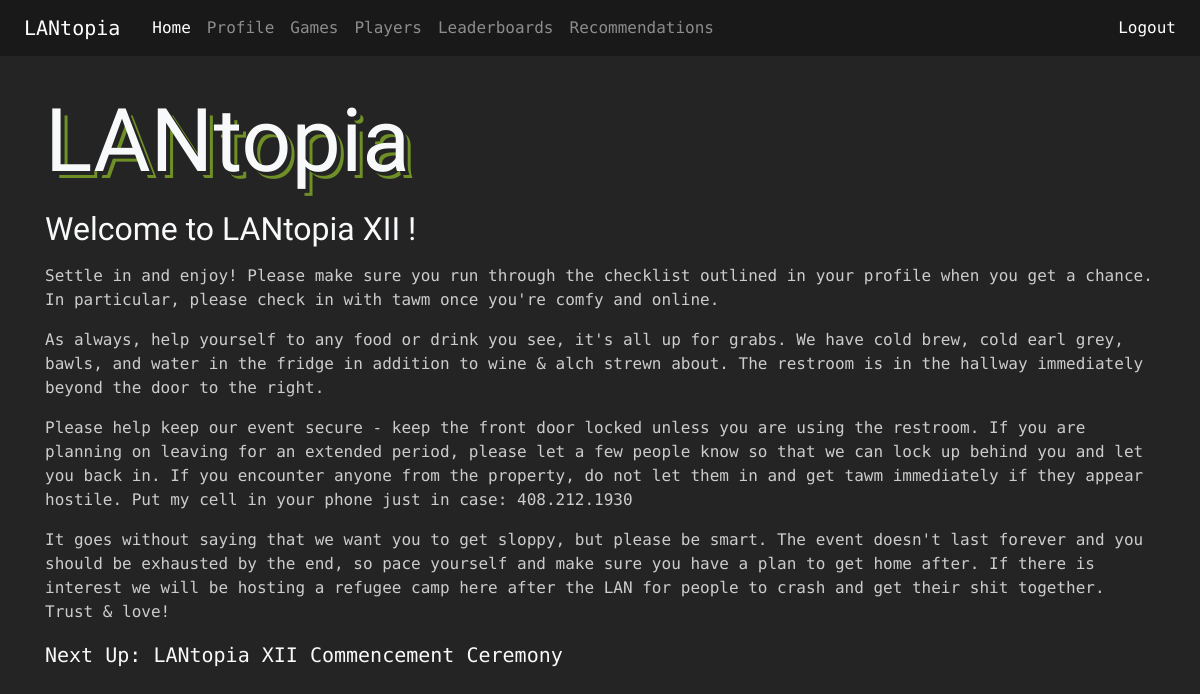
Screenshot of /home/ (signed in) with the database file from the repository.
### core/models.py (models this page shows, shortened)
class HomeInfo(models.Model):
    headline = models.CharField(max_length=200, blank=True)
    details = models.TextField(max_length=5000, blank=True)
    nextUp = models.CharField(max_length=200, blank=True)
    post_time = models.DateTimeField(blank=True, null=True)

### core/views.py (the view)
# urls.py: url(r'^home/$', views.homeInfo, name='homeInfo'),
@login_required
def homeInfo(request):
    info = HomeInfo.objects.filter(post_time__lte=timezone.now()).order_by('post_time')
    return render(request, 'core/home.html', {'info': info} )

### templates/core/home.html
{% extends 'core/base.html' %}
{% block content %}
	<h1 class="display-2 sickshadow">LANtopia</h1>
{% for z in info %}
    <h2>{{ z.headline }}</h2>
	{{ z.details | linebreaks }}
	<p class="nextup">Next Up: {{ z.nextUp }}</p>
{% endfor %}
{% endblock %}

### rows the page displays
HomeInfo: headline "Welcome to LANtopia XII !", details "Settle in and enjoy! Please make sure you run through the checklist outlined in your profile when you get a chance. In particular, please check in with tawm once you're comfy and online. As always, help yourself to any food or drink you see, it's all up for grabs. We have cold brew, cold earl grey, bawls, and water in the fridge in addition to wine & alch strewn about. The restroom is in the hallway immediately beyond the door to the right. Please help keep our event secure - keep the front door locked unless you are using the restroom. If you are planning on leaving for an extended period, please let a few people know so that we can lock up behind you and let you back in. If you encounter…", nextUp "LANtopia XII Commencement Ceremony"
